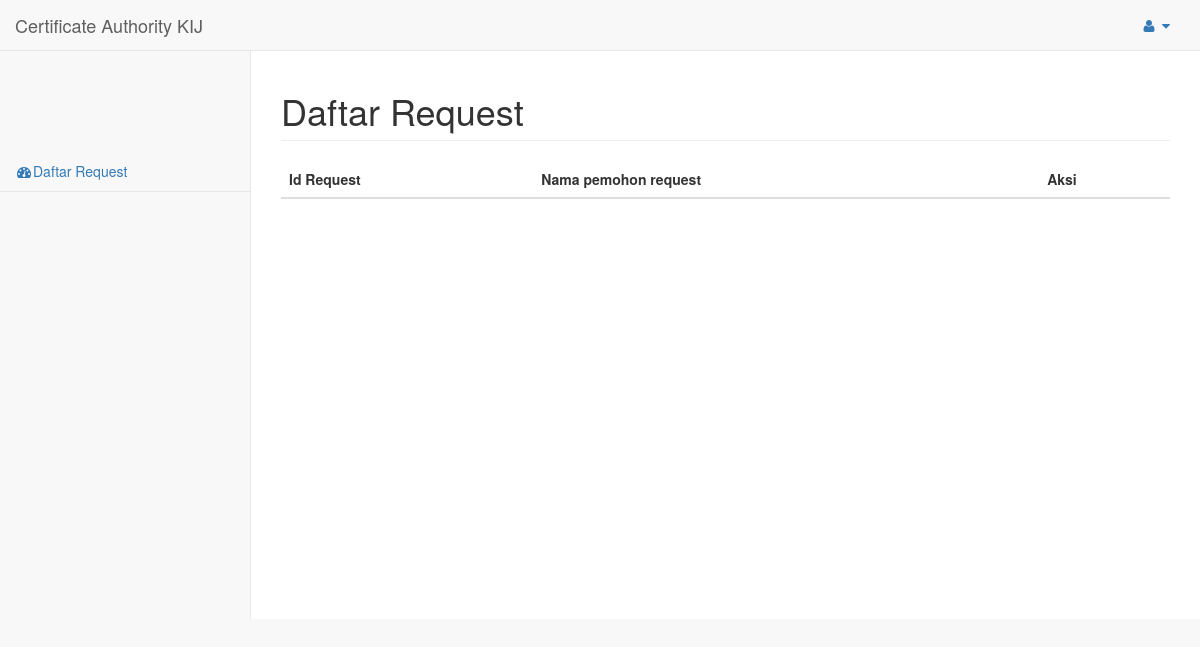
Before: /index.php/beranda_admin with the older database file.
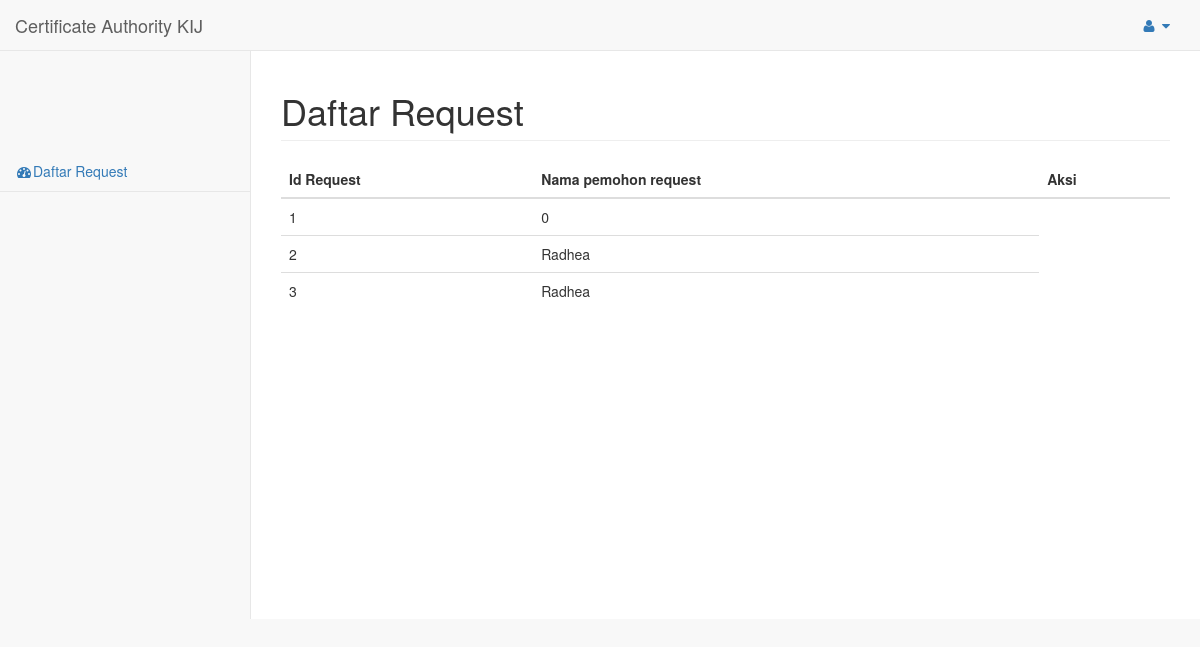
After: the same page with the newer database file.
### tables this page shows
CREATE TABLE IF NOT EXISTS `certificate` (
`id_certificate` int(11) NOT NULL,
  `id_user` int(11) NOT NULL,
  `tanggal` timestamp NOT NULL DEFAULT CURRENT_TIMESTAMP,
  `nama_user` varchar(25) DEFAULT NULL,
  `email_user` varchar(25) DEFAULT NULL,
  `kode_negara_user` int(11) DEFAULT NULL,
  `provinsi_user` varchar(25) DEFAULT NULL,
  `kota_user` varchar(25) DEFAULT NULL,
  `nama_organisasi` varchar(25) DEFAULT NULL,
  `unit_organisasi` varchar(25) DEFAULT NULL,
  `challenge_password` varchar(25) DEFAULT NULL,
  `optional_company` varchar(25) DEFAULT NULL,
  `url_certificate` varchar(25) NOT NULL,
  `status_certificate` int(11) NOT NULL,
  `url` varchar(1000) NOT NULL
);

### application/controllers/beranda_admin.php (called while the page is built, shortened)
<?php if ( ! defined('BASEPATH')) exit('No direct script access allowed');
class Beranda_admin extends CI_Controller {
	function __construct()
	{
		$this->load->model('mdl_beranda_admin', 'beranda_admin');
	}
	function index()
	{
		$config['per_page'] = '100';
		$data['results'] = $this->beranda_admin->getItem($config['per_page'], $this->uri->segment(3));
		$this->load->view('beranda/beranda_admin', $data);
	}
}

### index.php (called while the page is built, shortened)
<?php
require_once BASEPATH.'core/CodeIgniter.php';

### application/config/config.php (called while the page is built)
<?php  if ( ! defined('BASEPATH')) exit('No direct script access allowed');
$config['base_url']	= '';
$config['index_page'] = 'index.php';
$config['uri_protocol']	= 'AUTO';
$config['url_suffix'] = '';
$config['language']	= 'english';
$config['charset'] = 'UTF-8';
$config['enable_hooks'] = FALSE;
$config['subclass_prefix'] = 'MY_';
$config['permitted_uri_chars'] = 'a-z 0-9~%.:_\-';
$config['allow_get_array']		= TRUE;
$config['enable_query_strings'] = FALSE;
$config['controller_trigger']	= 'c';
$config['function_trigger']		= 'm';
$config['directory_trigger']	= 'd';
$config['log_threshold'] = 0;
$config['log_path'] = '';
$config['log_date_format'] = 'Y-m-d H:i:s';
$config['cache_path'] = '';
$config['encryption_key'] = '';
$config['sess_cookie_name']		= 'ci_session';
$config['sess_expiration']		= 7200;
$config['sess_expire_on_close']	= FALSE;
$config['sess_encrypt_cookie']	= FALSE;
$config['sess_use_database']	= FALSE;
$config['sess_table_name']		= 'ci_sessions';
$config['sess_match_ip']		= FALSE;
$config['sess_match_useragent']	= TRUE;
$config['sess_time_to_update']	= 300;
$config['cookie_prefix']	= "";
$config['cookie_domain']	= "";
$config['cookie_path']		= "/";
$config['cookie_secure']	= FALSE;
$config['global_xss_filtering'] = FALSE;
$config['csrf_protection'] = FALSE;
$config['csrf_token_name'] = 'csrf_test_name';
$config['csrf_cookie_name'] = 'csrf_cookie_name';
$config['csrf_expire'] = 7200;
$config['compress_output'] = FALSE;
$config['time_reference'] = 'local';
$config['rewrite_short_tags'] = FALSE;
$config['proxy_ips'] = '';

### application/models/mdl_beranda_admin.php (called while the page is built, shortened)
<?php if(!defined('BASEPATH')) exit('No direct script allowed');
class Mdl_beranda_admin extends CI_Model{
	function getItem($num=0, $offset=0)
	{
		$this->db->flush_cache();
		$this->db->select('id_certificate, nama_user');
		$this->db->from('certificate');
		$this->db->limit($num, $offset);
		return $this->db->get();
	}
}

### application/views/beranda/beranda_admin.php (the view, shortened to what this page needs)
<!DOCTYPE html>
<html lang="en">
<head>
    <link href="<?php echo base_url('asset/bower_components/bootstrap/dist/css/bootstrap.min.css');?>" rel="stylesheet">
    <link href="<?php echo base_url('asset/bower_components/metisMenu/dist/metisMenu.min.css');?>" rel="stylesheet">
    <link href="<?php echo base_url('asset/dist/css/timeline.css');?>" rel="stylesheet">
    <link href="<?php echo base_url('asset/dist/css/sb-admin-2.css');?>" rel="stylesheet">
    <link href="<?php echo base_url('asset/bower_components/morrisjs/morris.css');?>" rel="stylesheet">
    <link href="<?php echo base_url('asset/bower_components/font-awesome/css/font-awesome.min.css');?>" rel="stylesheet">
</head>
<body>
    <div id="wrapper">
        <nav class="navbar navbar-default navbar-static-top" role="navigation" style="margin-bottom: 0">
            <div class="navbar-header">
                <a class="navbar-brand" href="index.html">Certificate Authority KIJ</a>
            </div>
            <ul class="nav navbar-top-links navbar-right">
                <li class="dropdown">
                    <a class="dropdown-toggle" data-toggle="dropdown" href="#">
                        <i class="fa fa-user fa-fw"></i>  <i class="fa fa-caret-down"></i>
                    </a>
                </li>
            </ul>
            <div class="navbar-default sidebar" role="navigation">
                <div class="sidebar-nav navbar-collapse">
                    <ul class="nav" id="side-menu">
                        <br>
                        <br>
                        <br>
                        <br>
                        <br>
                        <li>
                            <a href="<?php echo site_url('beranda_admin');?>"><i class="fa fa-dashboard fa-fw" ></i>Daftar Request</a>
                        </li>
                    </ul>
                </div>
            </div>
        </nav>
        <div id="page-wrapper">
            <div class="row">
                <div class="col-lg-12">
                    <h1 class="page-header">Daftar Request</h1>
                    <div class="no-margin">
                <table class="table" cellspacing="0" width="100%">
                <thead>
                    <tr>
                        <th align="left" valign="top" scope="col">Id Request</th>
                        <th align="left" valign="top" scope="col">Nama pemohon request</th>
                        <th align="left" valign="top" scope="col">Aksi</th>
                    </tr>
                </thead>
                <tbody>
                    <?php foreach($results->result() as $row)
                    {?>
                    <tr>
                        <td align="left" valign="top"><?=$row->id_certificate?> </td>
                        <td align="left" valign="top"><?=$row->nama_user?></td>
                    </tr>
                    <?php
                    }?>
                </tbody>
            </table>
            </div>
                </div>
            </div>
        </div>
    </div>
</body>
</html>

Changed rows visible on the page:
added certificate: id_certificate "1", nama_user "0"
added certificate: id_certificate "2", nama_user "Radhea"
added certificate: id_certificate "3", nama_user "Radhea"
